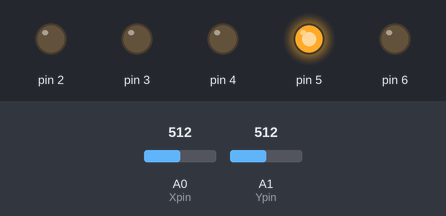
Bench run of a sketch on a simulated Arduino Uno, built with avr-gcc and run on an emulated ATmega328P. On the bench: output pins drawn as LEDs (lit = HIGH). The inputs (shaded band) are chosen by the test bench; at power-on: A0 (Xpin) = 512, A1 (Ypin) = 512. Random numbers use the default seed unless the sketch sets one; what the sketch prints to the serial monitor is not drawn.

Above: at 0.1 s.
At 0.7 s:
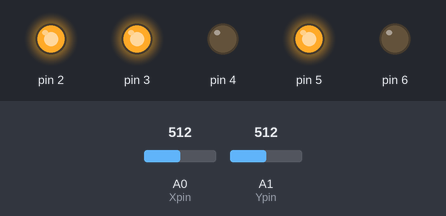
At 1.3 s:
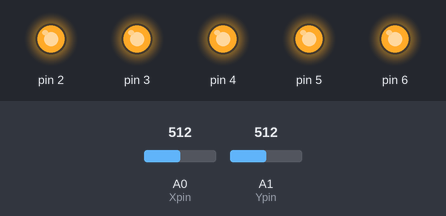
At 2.8 s:
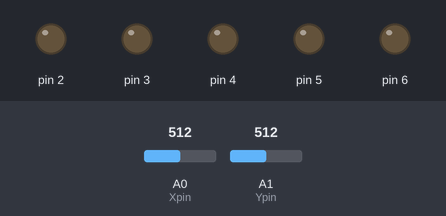
Timing chart, 0 to 4.3 s (numbered marks = the images above):
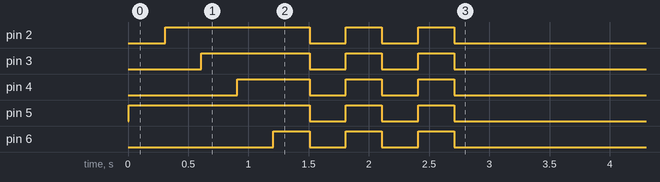

The sketch:

lightupSimonSays.ino
```cpp
#define joyX A0
#define joyY A1
int rand();
//everything online said dont use arraylist due to memory limitations
//premade arraylist
int myArray[100] = {};

//player array
int playerArray[100] {};

//delay speed
int animationSpeed = 300;

//booleans dont seem to work
String pause = "false";

//check if the pattern has been shown
String patternDone="n";

//iterate the player array
int it = 1;

//cycle = number of time play loop has been done
//+1 when compare is run
int cycle=1;

//joystick valuese
int SWpin = 10;
int Xpin = 0;
int Ypin = 1;
int xValue = 0;
int yValue = 0;


//generate random #s between 1-4
int rando() {
  int result = ((rand() % 4) + 1);
  return result;
}

//uses the rando function to populate the array with random #'s up to 100 values
void arrayFill() {

  for (int i = 0; i < 100; i++) {
    myArray[i] = rando();
  }
}

//print player array TESTING PURPOSES
void playerPrint() {

  for (int i = 0; i < 100; i++) {
    Serial.print(playerArray[i]);
  }
  Serial.print(pause);
  // put your main code here, to run repeatedly:
  xValue = analogRead(Xpin);
  yValue = analogRead(Ypin);
  Serial.print(xValue);
  Serial.print("\t");
  Serial.println(yValue);
}
//shorten use of colors in rest of program
void red() {
  digitalWrite(6, HIGH);
  pause = "true";
}
void white() {
  digitalWrite(5, HIGH);
  pause = "true";
}
void green() {
  digitalWrite(4, HIGH);
  pause = "true";
}
void gold() {
  digitalWrite(2, HIGH);
  pause = "true";
}
void blue() {
  digitalWrite(3, HIGH);
  pause = "true";
}

//turns all lights off
void off() {
  digitalWrite(2, LOW);
  digitalWrite(3, LOW);
  digitalWrite(4, LOW);
  digitalWrite(5, LOW);
  digitalWrite(6, LOW);
}
//////////
//intro//
//////////
void intro() {

  white();
  delay(animationSpeed);
  gold();
  delay(animationSpeed);
  blue();
  delay(animationSpeed);
  green();
  delay(animationSpeed);
  red();
  delay(animationSpeed);
  off();
  delay(animationSpeed);
  white();
  gold();
  blue();
  green();
  red();
  delay(animationSpeed);
  off();
  delay(animationSpeed);
  white();
  gold();
  blue();
  green();
  red();
  delay(animationSpeed);
  off();
}

//////////
//wrong//
//////////
void wrong() {
  red();
  delay(100);
  off();
  delay(100);
  red();
  delay(100);
  off();
  delay(100);
  red();
  delay(100);
  off();
  delay(100);

  //RESET ARRAYS
  //premade arraylist
  myArray[100] = {};
  //player array
  playerArray[100]= {};
  it=0;
  cycle=1;
  arrayFill();

  intro();
  simon();
}
///////////
//compare//
////////////
//compare generated array to player input
void compare() {
  for ( int i = 0; i < cycle; i++) {
    if (playerArray[i] != myArray[i] && playerArray[i] != 0) {
      wrong();
      Serial.println("wrong");
      break;
    }
  }
  //if the # of player inputs == the # of simon cycles then cycle++ and it resets
  if (cycle==it){
    cycle++;
    it=0;
    simon();
    Serial.println("stuck at it/cycle");
    }
}

//makes simon start the pattern
void simon() {
  //it=player's # of entries into the array
  for (int i = 0; i <= it; i++) {
    int beep = myArray[i];

    if (beep == 1) {
      white();
      delay(400);
      off();
    }
    else if (beep == 2) {
      green();
      delay(400);
      off();
    }
    else if (beep == 3) {
      gold();
      delay(400);
      off();
    }
    else if (beep == 4) {
      blue();
      delay(400);
      off();
    }
  }
  pause="true";
}

//tomato TOMATO!
int Tomato(int xValue, int yValue) {
Serial.println("stuck at tomato");
  //neutral position
  playerPrint();
  while (xValue <= 600 && xValue >= 500 && yValue <= 600 && yValue >= 500) {
    off();
    Serial.println("stuck at neutral");

  }

  // X negative
  if (xValue <= 480 && pause == "false") {
    white();
    playerArray[it] = 1;
    it++;
    compare();

    playerPrint();
  }

  // X positive
  else if (xValue >= 530 && pause == "false") {
    green();
    playerArray[it] = 2;
    it++;
    compare();

    playerPrint();
  }

  //Y negative
  else if (yValue <= 480 && pause == "false") {
    gold();
    playerArray[it] = 3;
    it++;
    compare();

    playerPrint();
  }

  //y positive
  else if (yValue >= 530 && pause == "false") {
    blue();
    playerArray[it] = 4;
    it++;
    compare();

    playerPrint();
  }


}
///////
//setup
///////
void setup() {
  Serial.begin(115200);
  pinMode(SWpin, INPUT);
  digitalWrite(SWpin, HIGH);
  // put your setup code here, to run once:
  //red
  pinMode(6, OUTPUT);
  //white
  pinMode(5, OUTPUT);
  //green
  pinMode(4, OUTPUT);
  //gold
  pinMode(3, OUTPUT);
  //blue
  pinMode(2, OUTPUT);
  arrayFill();
  intro();
}
//////////
//loop///
//////////
void loop() {
  Tomato(xValue, yValue);
  Serial.println("stuck at loop");
}
```
